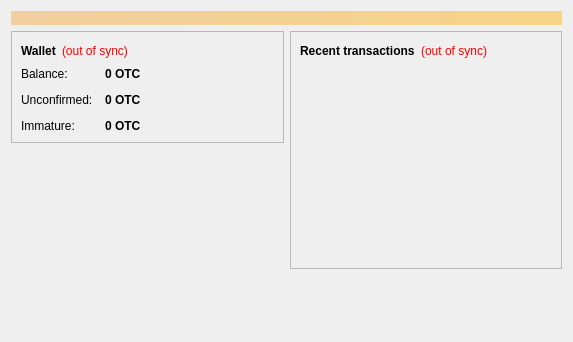
<?xml version="1.0" encoding="UTF-8"?>
<ui version="4.0">
 <class>OverviewPage</class>
 <widget class="QWidget" name="OverviewPage">
  <property name="geometry">
   <rect>
    <x>0</x>
    <y>0</y>
    <width>573</width>
    <height>342</height>
   </rect>
  </property>
  <property name="windowTitle">
   <string>Form</string>
  </property>
  <layout class="QVBoxLayout" name="topLayout">
   <item>
    <widget class="QLabel" name="labelAlerts">
     <property name="visible">
      <bool>false</bool>
     </property>
     <property name="styleSheet">
      <string notr="true">background-color: qlineargradient(x1: 0, y1: 0, x2: 1, y2: 0, stop:0 #F0D0A0, stop:1 #F8D488); color:#000000;</string>
     </property>
     <property name="wordWrap">
      <bool>true</bool>
     </property>
     <property name="margin">
      <number>3</number>
     </property>
    </widget>
   </item>
   <item>
    <layout class="QHBoxLayout" name="horizontalLayout" stretch="1,1">
     <item>
      <layout class="QVBoxLayout" name="verticalLayout_2">
       <item>
        <widget class="QFrame" name="frame">
         <property name="frameShape">
          <enum>QFrame::StyledPanel</enum>
         </property>
         <property name="frameShadow">
          <enum>QFrame::Raised</enum>
         </property>
         <layout class="QVBoxLayout" name="verticalLayout_4">
          <item>
           <layout class="QHBoxLayout" name="horizontalLayout_4">
            <item>
             <widget class="QLabel" name="label_5">
              <property name="font">
               <font>
                <weight>75</weight>
                <bold>true</bold>
               </font>
              </property>
              <property name="text">
               <string>Wallet</string>
              </property>
             </widget>
            </item>
            <item>
             <widget class="QLabel" name="labelWalletStatus">
              <property name="toolTip">
               <string>The displayed information may be out of date. Your wallet automatically synchronizes with the Otacoin network after a connection is established, but this process has not completed yet.</string>
              </property>
              <property name="styleSheet">
               <string notr="true">QLabel { color: red; }</string>
              </property>
              <property name="text">
               <string notr="true">(out of sync)</string>
              </property>
              <property name="alignment">
               <set>Qt::AlignLeading|Qt::AlignLeft|Qt::AlignVCenter</set>
              </property>
             </widget>
            </item>
            <item>
             <spacer name="horizontalSpacer_2">
              <property name="orientation">
               <enum>Qt::Horizontal</enum>
              </property>
              <property name="sizeHint" stdset="0">
               <size>
                <width>40</width>
                <height>20</height>
               </size>
              </property>
             </spacer>
            </item>
           </layout>
          </item>
          <item>
           <layout class="QFormLayout" name="formLayout_2">
            <property name="fieldGrowthPolicy">
             <enum>QFormLayout::AllNonFixedFieldsGrow</enum>
            </property>
            <property name="horizontalSpacing">
             <number>12</number>
            </property>
            <property name="verticalSpacing">
             <number>12</number>
            </property>
            <item row="0" column="0">
             <widget class="QLabel" name="label">
              <property name="text">
               <string>Balance:</string>
              </property>
             </widget>
            </item>
            <item row="0" column="1">
             <widget class="QLabel" name="labelBalance">
              <property name="font">
               <font>
                <weight>75</weight>
                <bold>true</bold>
               </font>
              </property>
              <property name="cursor">
               <cursorShape>IBeamCursor</cursorShape>
              </property>
              <property name="toolTip">
               <string>Your current balance</string>
              </property>
              <property name="text">
               <string notr="true">0 OTC</string>
              </property>
              <property name="textInteractionFlags">
               <set>Qt::LinksAccessibleByMouse|Qt::TextSelectableByKeyboard|Qt::TextSelectableByMouse</set>
              </property>
             </widget>
            </item>
            <item row="1" column="0">
             <widget class="QLabel" name="label_3">
              <property name="text">
               <string>Unconfirmed:</string>
              </property>
             </widget>
            </item>
            <item row="1" column="1">
             <widget class="QLabel" name="labelUnconfirmed">
              <property name="font">
               <font>
                <weight>75</weight>
                <bold>true</bold>
               </font>
              </property>
              <property name="cursor">
               <cursorShape>IBeamCursor</cursorShape>
              </property>
              <property name="toolTip">
               <string>Total of transactions that have yet to be confirmed, and do not yet count toward the current balance</string>
              </property>
              <property name="text">
               <string notr="true">0 OTC</string>
              </property>
              <property name="textInteractionFlags">
               <set>Qt::LinksAccessibleByMouse|Qt::TextSelectableByKeyboard|Qt::TextSelectableByMouse</set>
              </property>
             </widget>
            </item>
            <item row="2" column="0">
             <widget class="QLabel" name="labelImmatureText">
              <property name="text">
               <string>Immature:</string>
              </property>
             </widget>
            </item>
            <item row="2" column="1">
             <widget class="QLabel" name="labelImmature">
              <property name="font">
               <font>
                <weight>75</weight>
                <bold>true</bold>
               </font>
              </property>
              <property name="toolTip">
               <string>Mined balance that has not yet matured</string>
              </property>
              <property name="text">
               <string notr="true">0 OTC</string>
              </property>
              <property name="textInteractionFlags">
               <set>Qt::LinksAccessibleByMouse|Qt::TextSelectableByKeyboard|Qt::TextSelectableByMouse</set>
              </property>
             </widget>
            </item>
           </layout>
          </item>
         </layout>
        </widget>
       </item>
       <item>
        <spacer name="verticalSpacer">
         <property name="orientation">
          <enum>Qt::Vertical</enum>
         </property>
         <property name="sizeHint" stdset="0">
          <size>
           <width>20</width>
           <height>40</height>
          </size>
         </property>
        </spacer>
       </item>
      </layout>
     </item>
     <item>
      <layout class="QVBoxLayout" name="verticalLayout_3">
       <item>
        <widget class="QFrame" name="frame_2">
         <property name="frameShape">
          <enum>QFrame::StyledPanel</enum>
         </property>
         <property name="frameShadow">
          <enum>QFrame::Raised</enum>
         </property>
         <layout class="QVBoxLayout" name="verticalLayout">
          <item>
           <layout class="QHBoxLayout" name="horizontalLayout_2">
            <item>
             <widget class="QLabel" name="label_4">
              <property name="text">
               <string>&lt;b&gt;Recent transactions&lt;/b&gt;</string>
              </property>
             </widget>
            </item>
            <item>
             <widget class="QLabel" name="labelTransactionsStatus">
              <property name="toolTip">
               <string>The displayed information may be out of date. Your wallet automatically synchronizes with the Otacoin network after a connection is established, but this process has not completed yet.</string>
              </property>
              <property name="styleSheet">
               <string notr="true">QLabel { color: red; }</string>
              </property>
              <property name="text">
               <string notr="true">(out of sync)</string>
              </property>
              <property name="alignment">
               <set>Qt::AlignRight|Qt::AlignTrailing|Qt::AlignVCenter</set>
              </property>
             </widget>
            </item>
            <item>
             <spacer name="horizontalSpacer">
              <property name="orientation">
               <enum>Qt::Horizontal</enum>
              </property>
              <property name="sizeHint" stdset="0">
               <size>
                <width>40</width>
                <height>20</height>
               </size>
              </property>
             </spacer>
            </item>
           </layout>
          </item>
          <item>
           <widget class="QListView" name="listTransactions">
            <property name="styleSheet">
             <string notr="true">QListView { background: transparent; }</string>
            </property>
            <property name="frameShape">
             <enum>QFrame::NoFrame</enum>
            </property>
            <property name="verticalScrollBarPolicy">
             <enum>Qt::ScrollBarAlwaysOff</enum>
            </property>
            <property name="horizontalScrollBarPolicy">
             <enum>Qt::ScrollBarAlwaysOff</enum>
            </property>
            <property name="selectionMode">
             <enum>QAbstractItemView::NoSelection</enum>
            </property>
           </widget>
          </item>
         </layout>
        </widget>
       </item>
       <item>
        <spacer name="verticalSpacer_2">
         <property name="orientation">
          <enum>Qt::Vertical</enum>
         </property>
         <property name="sizeHint" stdset="0">
          <size>
           <width>20</width>
           <height>40</height>
          </size>
         </property>
        </spacer>
       </item>
      </layout>
     </item>
    </layout>
   </item>
  </layout>
 </widget>
 <resources/>
 <connections/>
</ui>
